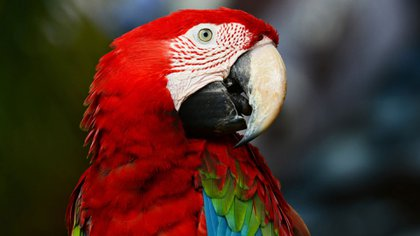
#> input picture prueba.jpg, 420 x 236 px
$ python GrayScale.py
#> lines starting #> are read from the running program, lines starting #| are printed output that depends on the picture
import cv2
import numpy as np
import imutils

bgr = cv2.imread('prueba.jpg')
#> bgr is the input picture: shape (236, 420, 3); mean B, G, R 43.5, 51.8, 82.8
bgr= imutils.resize(bgr,width=400)
#> bgr: shape (224, 400, 3)
gris = cv2.cvtColor(bgr,cv2.COLOR_BGR2GRAY)
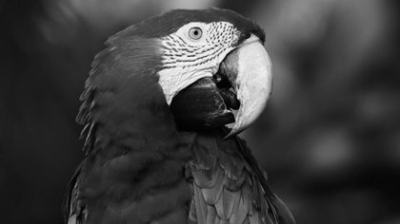
#> gris: shape (224, 400); min 1, max 250, mean 60.1

cv2.imshow('Gray', gris)
cv2.waitKey(0)
cv2.destroyAllWindows()
